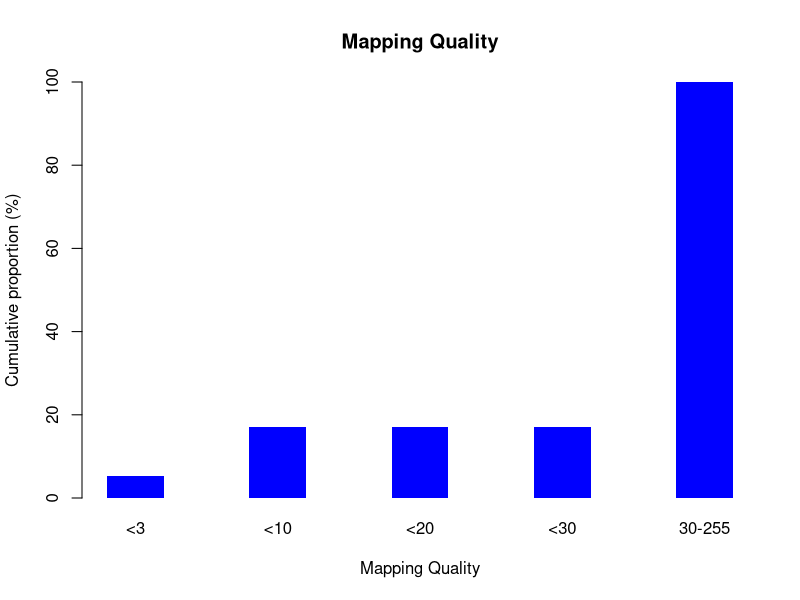

This chart was generated by the following R code:
png("/sonas-hs/bsr/hpc/data/yjin/test_BAMqc/exp/test1/figs/smp0.mapq_profile.png",width=500,height=500,units="px")
mapq_val=c(0,1,3,255)
mapq_count=c(573,3442,9322,64349)
xname=c("<3","<10","<20","<30","30-255")
freq = rep(0,5)
freq[1] = sum(mapq_count[which(mapq_val<3)])/77686*100
freq[2] = sum(mapq_count[which(mapq_val<10)])/77686*100
freq[3] = sum(mapq_count[which(mapq_val<20)])/77686*100
freq[4] = sum(mapq_count[which(mapq_val<30)])/77686*100
freq[5] = 100
barplot(freq,beside=T,xlab="Mapping Quality",border="NA",space=1.5,main="Mapping Quality",ylim=c(0,100),ylab="Cumulative proportion (%)",col="blue",names.arg=xname)
dev.state=dev.off()
